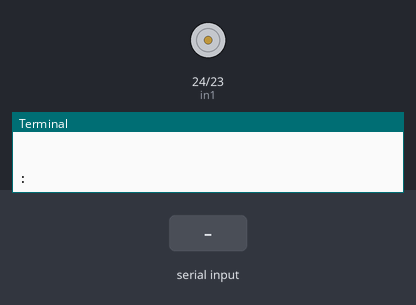
The program below on a simulated Raspberry Pi (BCM pin numbers). On the bench: motor-driver pin pairs drawn as motors (green arrow = first pin HIGH = forward, orange = second pin HIGH = backward, longer = more drive, scaled by the enable pin), the last lines printed to the terminal. Inputs (shaded band) come from the test bench.

Above: at 1.2 s.
1.3 s: "r" typed at the terminal, then Enter
At 2.5 s:
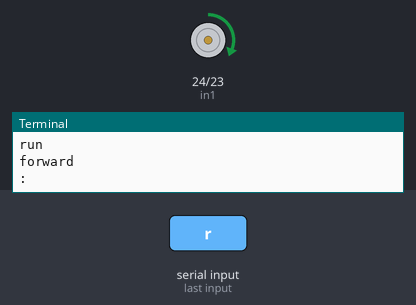
2.8 s: "b" typed at the terminal, then Enter
At 3.7 s:
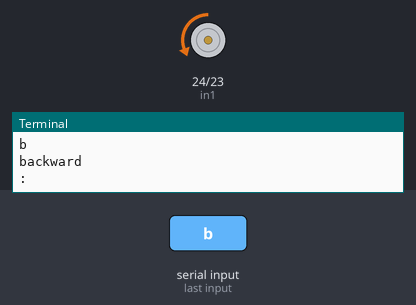
4.3 s: "m" typed at the terminal, then Enter
At 4.8 s:
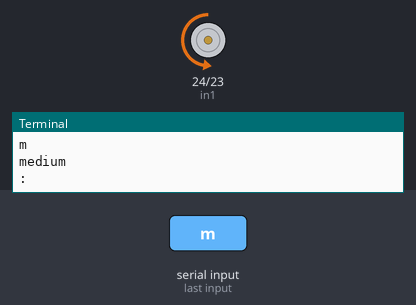
5.8 s: "s" typed at the terminal, then Enter
At 7.0 s:
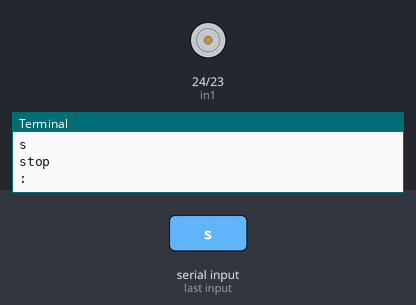
7.3 s: "f" typed at the terminal, then Enter
At 8.3 s:
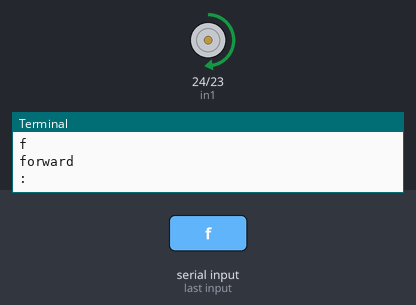
8.8 s: "h" typed at the terminal, then Enter
At 9.4 s:
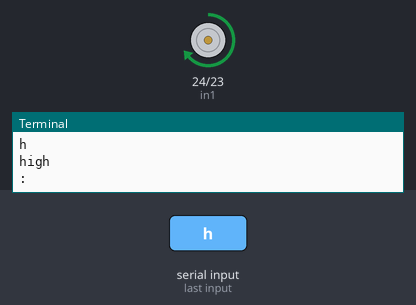
Timing chart, 0 to 11.3 s (numbered marks = the images above; inputs shaded):
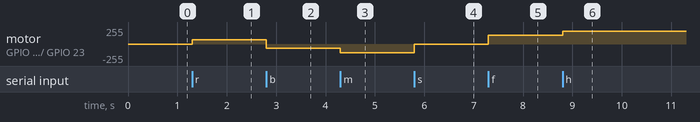

Measured:
- after the input at 1.3 s, motor on GPIO 24 (in1) / GPIO 23 (in2): stopped → forward 64/255 at once
- after the input at 2.8 s, motor on GPIO 24 (in1) / GPIO 23 (in2): forward 64/255 → backward 64/255 at once
- after the input at 4.3 s, motor on GPIO 24 (in1) / GPIO 23 (in2): backward 64/255 → backward 128/255 at once
- after the input at 5.8 s, motor on GPIO 24 (in1) / GPIO 23 (in2): backward 128/255 → stopped at once
- after the input at 7.3 s, motor on GPIO 24 (in1) / GPIO 23 (in2): stopped → forward 128/255 at once
- after the input at 8.8 s, motor on GPIO 24 (in1) / GPIO 23 (in2): forward 128/255 → forward 191/255 at once

The program:

MotorTest.py
```python
import RPi.GPIO as GPIO
from time import sleep

# Define GPIO pins
in1 = 24
in2 = 23
en = 25
temp1 = 1

# Setup GPIO
GPIO.setmode(GPIO.BCM)
GPIO.setup(in1, GPIO.OUT)
GPIO.setup(in2, GPIO.OUT)
GPIO.setup(en, GPIO.OUT)
GPIO.output(in1, GPIO.LOW)
GPIO.output(in2, GPIO.LOW)

# Setup PWM
p = GPIO.PWM(en, 1000)
p.start(25)

print("\n")
print("The default speed & direction of motor is LOW & Forward.....")
print("r-run s-stop f-forward b-backward l-low m-medium h-high e-exit")
print("\n")

try:
    while True:
        x = input(": ")

        if x == 'r':
            print("run")
            if temp1 == 1:
                GPIO.output(in1, GPIO.HIGH)
                GPIO.output(in2, GPIO.LOW)
                print("forward")
                x = 'z'
            else:
                GPIO.output(in1, GPIO.LOW)
                GPIO.output(in2, GPIO.HIGH)
                print("backward")
                x = 'z'

        elif x == 's':
            print("stop")
            GPIO.output(in1, GPIO.LOW)
            GPIO.output(in2, GPIO.LOW)
            x = 'z'

        elif x == 'f':
            print("forward")
            GPIO.output(in1, GPIO.HIGH)
            GPIO.output(in2, GPIO.LOW)
            temp1 = 1
            x = 'z'

        elif x == 'b':
            print("backward")
            GPIO.output(in1, GPIO.LOW)
            GPIO.output(in2, GPIO.HIGH)
            temp1 = 0
            x = 'z'

        elif x == 'l':
            print("low")
            p.ChangeDutyCycle(25)
            x = 'z'

        elif x == 'm':
            print("medium")
            p.ChangeDutyCycle(50)
            x = 'z'

        elif x == 'h':
            print("high")
            p.ChangeDutyCycle(75)
            x = 'z'

        elif x == 'e':
            GPIO.cleanup()
            break

        else:
            print("<<<  wrong data  >>>")
            print("please enter the defined data to continue.....")

finally:
    GPIO.cleanup()
```
